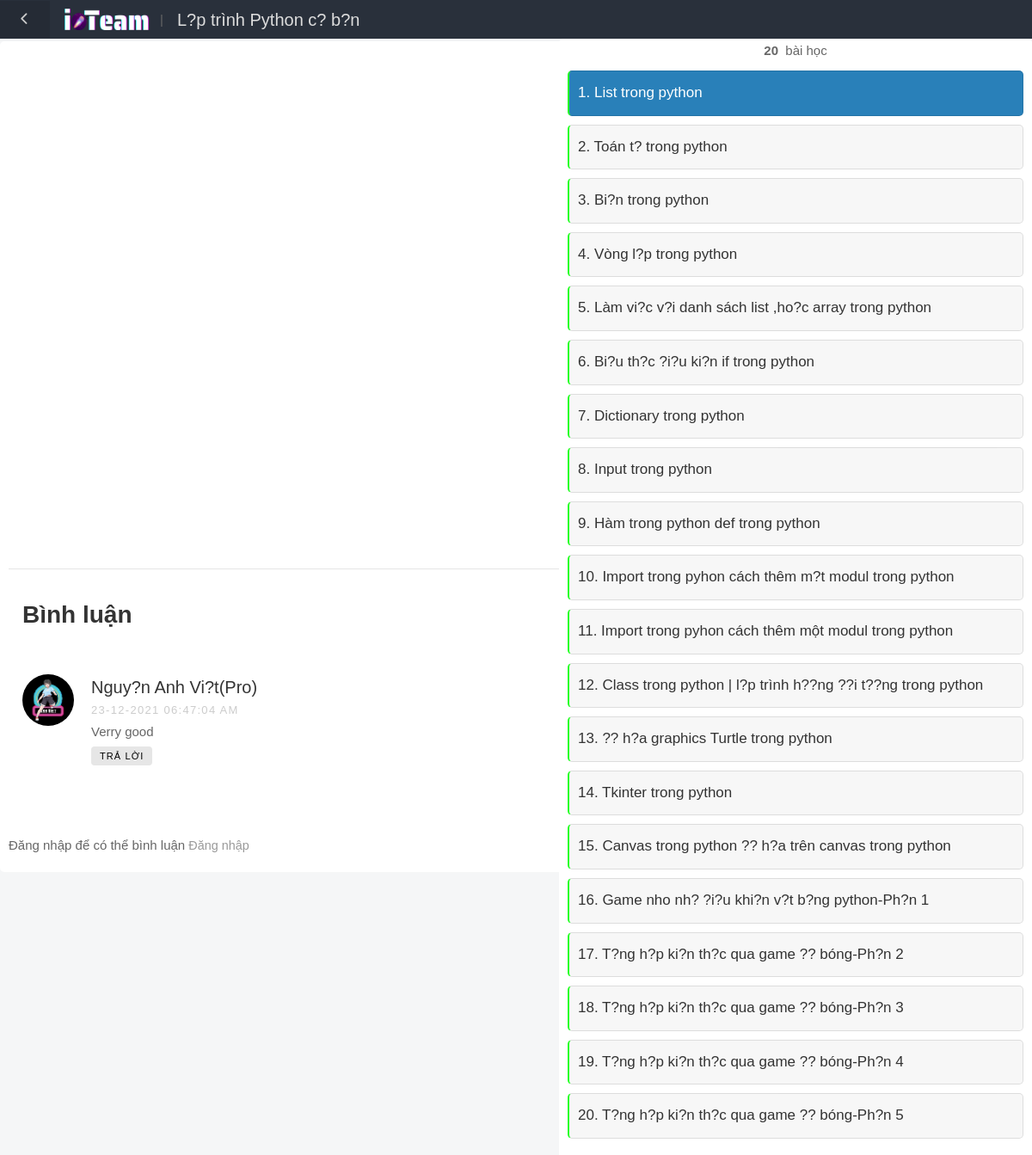
The page /learn.php?c=listvideo&id=51 on the database its author committed.
### tables this page shows
CREATE TABLE IF NOT EXISTS `videos` (
  `idvd` int(11) NOT NULL AUTO_INCREMENT,
  `idsub` int(11) DEFAULT NULL,
  `tenvd` varchar(255) NOT NULL,
  `video_url` varchar(255) NOT NULL,
  `ngaythemvd` timestamp NULL DEFAULT CURRENT_TIMESTAMP,
  `ngaycapnhatvd` timestamp NULL DEFAULT NULL ON UPDATE CURRENT_TIMESTAMP,
  PRIMARY KEY (`idvd`) USING BTREE,
  KEY `idsub` (`idsub`) USING BTREE
);

CREATE TABLE IF NOT EXISTS `comments` (
  `idcm` int(11) NOT NULL AUTO_INCREMENT,
  `idnd` int(11) DEFAULT NULL,
  `idsub` int(11) DEFAULT NULL,
  `idtt` int(11) DEFAULT NULL,
  `date` timestamp NULL DEFAULT CURRENT_TIMESTAMP,
  `message` text NOT NULL,
  PRIMARY KEY (`idcm`),
  KEY `idsub` (`idsub`) USING BTREE,
  KEY `idnd` (`idnd`),
  KEY `idtt` (`idtt`) USING BTREE
);

CREATE TABLE IF NOT EXISTS `user` (
  `idnd` int(11) NOT NULL AUTO_INCREMENT,
  `email` varchar(255) NOT NULL,
  `matkhau` varchar(255) NOT NULL,
  `hoten` varchar(255) NOT NULL,
  `kieunguoidung` tinyint(4) DEFAULT '2' COMMENT '1: admin 2: user',
  `trangthai` int(11) DEFAULT '1',
  `ngaytaonguoidung` timestamp NULL DEFAULT CURRENT_TIMESTAMP,
  `ngaycapnhatnguoidung` timestamp NULL DEFAULT NULL ON UPDATE CURRENT_TIMESTAMP,
  `anhnd` varchar(255) DEFAULT NULL,
  `bio_link` varchar(255) DEFAULT NULL,
  `faceb_link` varchar(255) DEFAULT NULL,
  PRIMARY KEY (`idnd`) USING BTREE
);

CREATE TABLE IF NOT EXISTS `categorysub` (
  `idsub` int(11) NOT NULL AUTO_INCREMENT,
  `iddm` int(11) NOT NULL,
  `tensub` varchar(255) DEFAULT NULL,
  `mota` text,
  `anhnd` varchar(255) DEFAULT NULL,
  `so_luot_xem` int(11) DEFAULT '0',
  `sl_bai` int(11) DEFAULT NULL,
  PRIMARY KEY (`idsub`) USING BTREE,
  KEY `iddm` (`iddm`) USING BTREE
);

### model/helper.php (called while the page is built, shortened)
<?php
    class Database{
        private static $dsn = 'mysql:host=localhost;dbname=learn;charset=utf8';
        private static $username = "root";
        private static $password = "";
        private static $con = null;
        public static function db_connect()
     {
         try{
            if(is_null(self::$con))
            {
               self::$con = new PDO(self::$dsn,self::$username,self::$password);
               self::$con->setAttribute(PDO::ATTR_ERRMODE,PDO::ERRMODE_WARNING);
            }
         }catch(PDOException $e)
         {
           $error_message = $e->getMessage();
           include_once('../errors/database_error.php');
         }
     }
        public static function db_get_list($sql = '')
     {
        if(!is_null(self::$con))
        {
           $result = self::$con->prepare($sql);
           $result->execute();
           if($result->rowCount() > 0)
           {
              $rows = $result->fetchAll();
              return $rows;
           }
        }
        return false;
     }
    }

### view/common/layout/main/listvideo.php (the view, shortened to what this page needs)
<?php
$sql = "select * from videos where idsub='$_GET[id]'";
$videos = Database::db_get_list($sql);
?>
<link rel="stylesheet" href="public/user/assets/css/lglo.css">
<div class="top-color-header"
    style="display: flex;justify-content: flex-start;align-items:center;position: fixed;z-index:2;">
    <a href="?c=khoahoc" title="Rời khỏi đây">
        <div class="un-hover d-flex-center">
            <i class="fas fa-chevron-left" style="color: #ccc;"></i>
        </div>
    </a>
    <img style="cursor:pointer;" class="ml-3" src="public/user/assets/img/iOTEAM-logo1.png" alt="iOTEAM"
        width="100em">&nbsp&nbsp&nbsp|<span class="title-vd ml-3">
        <?php
        $sql = "select * from categorysub where idsub='$_GET[id]'";
        $danhmucsub = Database::db_get_list($sql);
        if (!empty($danhmucsub))
            foreach ($danhmucsub as $ds) :
        ?>
        <option value="<?php echo $ds['idsub']; ?>">
        </option>
        <?php
            endforeach;
        ?>
    </span>
</div>
<div class="container-v mt-5">
    <div class="main-video">
        <div class="video mt-4">
            <iframe id="video-embed" width="100%" height="555"
                src="https://www.youtube.com/embed/<?php echo $videos[0]['video_url']; ?>" frameborder="0"
                allowfullscreen allowtransparency="true"></iframe>
        </div>
        <hr>
        <div class="main-video-comment">
            <?php
            $comments = Database::db_get_list("select * from comments,user where comments.idnd=user.idnd and idsub='$_GET[id]' order by idcm desc");
            ?>
            <div class="p-3">
                <h3 class="mb-5 font-weight-bold">Bình luận</h3>
                <?php if (!empty($comments))
                    foreach ($comments as $cm) :
                ?>
                <ul class="comment-list">
                    <li class="comment">
                        <div class="vcard bio">
                            <img src="uploads/<?php echo $cm['anhnd']; ?>" alt="Image"
                                style="object-fit: cover;width:4em;height:4em;">
                        </div>
                        <div class="comment-body">
                            <h3>
                                <?php echo $cm['hoten'] ?>
                            </h3>
                            <div class="meta">
                                <?php $date = date("d-m-Y H:i:s a", strtotime($cm["date"]));
                                    echo $date ?>
                            </div>
                            <p>
                                <?php echo $cm['message'] ?>
                            </p>
                            <p><a href="#" class="reply" style="display:inline;">Trả lời</a></p>
                        </div>
                    </li>
                </ul>
                <?php endforeach; ?>
            </div>
            <div class="comment-form-wrap pt-5">
                <?php
                if (isset($_SESSION['user'])) { ?>
                <h3 class="mb-5">Để lại bình luận</h3>
                <form action="#" class="bg-light" method="post" style="width: 100%;" id="add_form"
                    enctype="multipart/form-data">
                    <input type="hidden" name="action" value="add_cm">
                    <div class="form-group">
                        <label for="message">Nội dung</label>
                        <textarea name="message" id="message" cols="80" rows="5" class="form-control"
                            required></textarea>
                    </div>
                    <div class="form-group">
                        <input type="submit" value="Gửi bình luận" class="btn py-3 px-4 btn-primary">
                    </div>
                </form>
                <?php } else { ?>
                <label for="message">Đăng nhập để có thể bình luận</label>
                <a href="account/dangnhap" style="Display:inline;"><span>Đăng nhập</span></a>
                <?php } ?>
            </div>
        </div>
    </div>
    <div class="video-list">
        <div class="d-flex-center">
            <b><?php echo $ds['sl_bai']; ?></b>&nbsp bài học</p>
        </div>
        <ul style="margin-bottom: 4rem!important;">
            <?php $stt = 1;
            foreach ($videos as $v) { ?>
            <li class="item vid" id="<?php echo $v['video_url']; ?>"
                onclick="playVideo('<?php echo $v['video_url']; ?>')">
                <p class="title-v">
                    <?php echo $stt; ?>. <?php echo $v['tenvd']; ?>
                </p>
            </li>
            <?php $stt++;
            } ?>
        </ul>
    </div>

### public/user/assets/css/grids.css (style rules this page uses)
*, *::before, *::after { box-sizing: border-box; }
:root { --clr-dark: rgb(13, 17, 19); --clr-light: #fff; --clr-accent: rgb(222, 52, 0); --clr-accent-dark: rgb(163, 38, 0); --clr-secondary: rgb(0, 76, 199); --br: 0.5rem; --transition: transform 200ms cubic-bezier(0.23, 0.99, 0.72, 1.03); }
img { max-width: 100%; }
h1, h2, h3, p { margin: 0; }

### public/user/assets/css/lglo.css (style rules this page uses)
* { padding: 0; margin: 0; box-sizing: border-box; }
body { font-family: "Poppins", sans-serif; }
a { display: block; text-align: right; text-decoration: none; color: #999; font-size: 0.9rem; transition: 0.3s; }
.container-v { display: grid; grid-template-columns: 2fr 1fr; gap: 15px; align-items: flex-start; }
.container-v .main-video { background: #fff; border-radius: 5px; padding: 10px; width: 96%; }
.container-v .main-video iframe { width: 100%; border-radius: 5px; }
.container-v .video-list { background: #fff; border-radius: 5px; height: 100%; overflow-y: scroll; position: fixed; right: 0; top: 3em; width: 550px; }
.video-list ul li { position: relative; left: 0; border-left: 2px solid #24ff24 !important; transition: 0.5s; }
.container-v .video-list .vid { display: flex; align-items: center; gap: 15px; background: #f7f7f7; border-radius: 5px; margin: 10px; padding: 10px; border: 1px solid rgba(0, 0, 0, 0.1); cursor: pointer; }
.container-v .video-list .vid.active { background: #2980b9; }
.container-v .video-list .vid.active .title-v { color: #fff; }
.container-v .video-list .vid .title-v { color: #333; font-size: 17px; }
.top-color-header { width: 100%; height: 3em; background-color: #29303b; }
.title-vd { font-size: 20px; color: #ddd; }
.un-hover { width: 10px; height: 3em; padding: 0 2em; cursor: pointer; }

### rows shown on the page
comments: user.anhnd (picture), user.hoten "Nguy?n Anh Vi?t(Pro)", date "23-12-2021 06:47:04 AM", message "Verry good"
categorysub: $ds['idsub'] 51 (drawn), sl_bai "20"
videos: tenvd "List trong python"
videos: tenvd "Toán t? trong python"
videos: tenvd "Bi?n trong python"
videos: tenvd "Vòng l?p trong python"
videos: tenvd "Làm vi?c v?i danh sách list ,ho?c array trong python"
videos: tenvd "Bi?u th?c ?i?u ki?n if trong python"
videos: tenvd "Dictionary trong python"
videos: tenvd "Input trong python"
videos: tenvd "Hàm trong python def trong python"
videos: tenvd "Import trong pyhon cách thêm m?t modul trong python"
videos: tenvd "Import trong pyhon cách thêm một modul trong python"
videos: tenvd "Class trong python | l?p trình h??ng ??i t??ng trong python"
videos: tenvd "?? h?a graphics Turtle trong python"
videos: tenvd "Tkinter trong python"
videos: tenvd "Canvas trong python ?? h?a trên canvas trong python"
videos: tenvd "Game nho nh? ?i?u khi?n v?t b?ng python-Ph?n 1"
videos: tenvd "T?ng h?p ki?n th?c qua game ?? bóng-Ph?n 2"
videos: tenvd "T?ng h?p ki?n th?c qua game ?? bóng-Ph?n 3"
videos: tenvd "T?ng h?p ki?n th?c qua game ?? bóng-Ph?n 4"
videos: tenvd "T?ng h?p ki?n th?c qua game ?? bóng-Ph?n 5"
